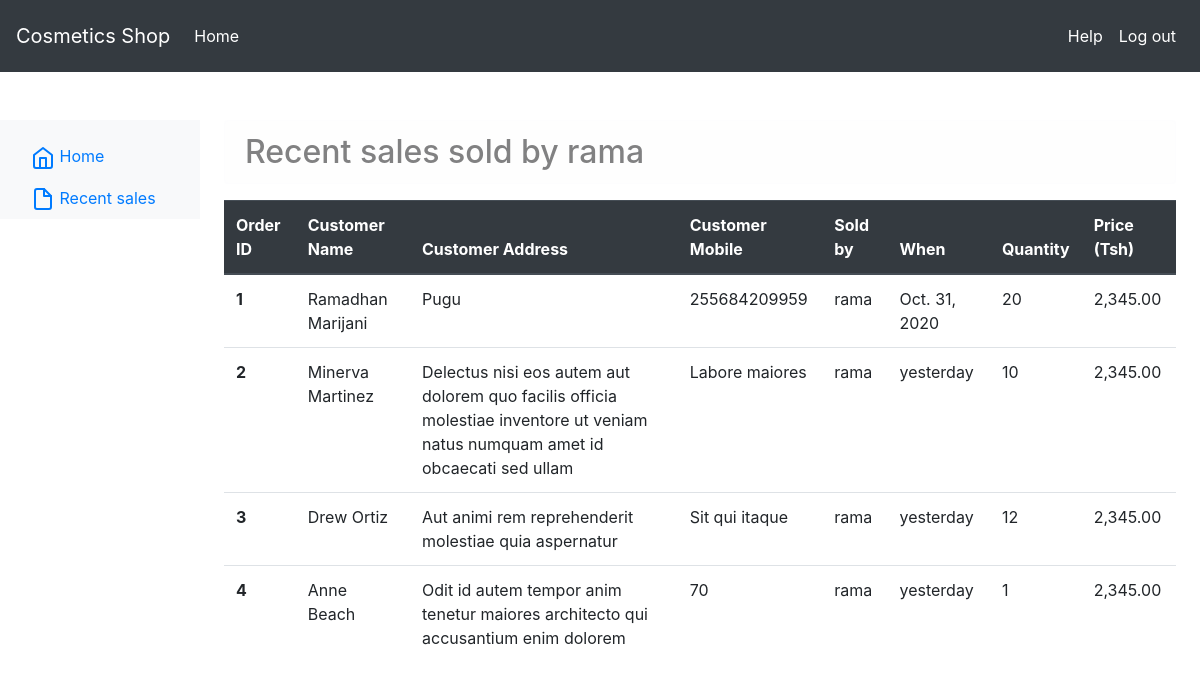
Before: /pos/recent/sales/ (signed in) with the older database file.
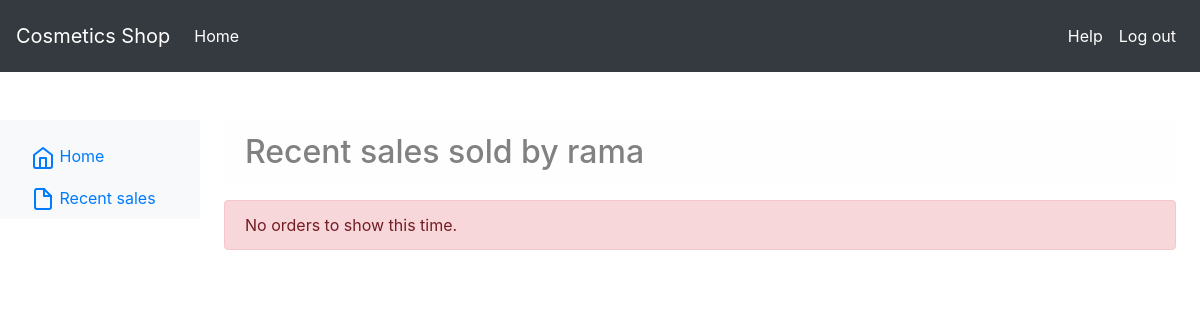
After: the same page with the newer database file.
### auths/models.py (models this page shows)
class User(AbstractUser):
    is_pos = models.BooleanField(default=False, blank=True, null=True)
    is_manager = models.BooleanField(default=False, blank=True, null=True)
    is_super_manager = models.BooleanField(default=False, blank=True, null=True)
    is_admin = models.BooleanField(default=False)

### orders/models.py (models this page shows, shortened)
class OrderItem(models.Model):
    order = models.ForeignKey(Order, related_name='items', on_delete=models.CASCADE)
    product = models.ForeignKey(Product, related_name='order_items', on_delete=models.CASCADE)
    price = models.DecimalField(max_digits=10, decimal_places=2)
    quantity = models.PositiveIntegerField(default=1)

class Order(models.Model):
    sold_by = models.ForeignKey(User, on_delete=models.DO_NOTHING, null=True, blank=True)
    first_name = models.CharField(_('first name'), max_length=50)
    last_name = models.CharField(_('last name'), max_length=50)
    mobile = models.PositiveIntegerField(max_length=10, blank=True, null=True)
    address = models.CharField(_('address'), max_length=250)
    created = models.DateTimeField(auto_now_add=True)
    updated = models.DateTimeField(auto_now=True)
    paid = models.BooleanField(default=False)
    class Meta:
        ordering = ('-created',)

### pos/views.py (the view)
# urls.py: path('recent/sales/', views.RecentOrdersView.as_view(), name='recent-sales')
class RecentOrdersView(generic.ListView):
    model = OrderItem
    template_name = 'pos/data/recent/list.html'
    def get_queryset(self):
        return OrderItem.objects.filter(order__sold_by__username=self.request.user.username)

### pos/templates/pos/data/recent/list.html (shortened to what this page needs)
{% extends 'pos/base.html' %}
{% load humanize %}
{% block ext %}
    {% block extra_css %}
    <link rel="stylesheet" href="https://cdnjs.cloudflare.com/ajax/libs/twitter-bootstrap/4.1.3/css/bootstrap.css">
    <link rel="stylesheet" href="https://cdn.datatables.net/1.10.21/css/dataTables.bootstrap4.min.css">
{% endblock %}
{% endblock %}
{% block main1 %}
<div class="alert alert-light h2">Recent sales sold by {{ user.username }}</div>
    {% if object_list %}
            <table class="table" id="shop_table">
  <thead class="thead-dark">
    <tr>
      <th scope="col">Order ID</th>
      <th scope="col">Customer Name</th>
      <th scope="col">Customer Address</th>
      <th scope="col">Customer Mobile</th>
      <th scope="col">Sold by</th>
      <th scope="col">When</th>
      <th scope="col">Quantity</th>
      <th scope="col">Price (Tsh)</th>
    </tr>
  </thead>
  <tbody>
  {% for res in orderitem_list %}
    <tr>
      <th scope="row">{{ res.id }}</th>
      <td>{{ res.order.first_name }} {{ res.order.last_name }}</td>
      <td>{{ res.order.address }}</td>
      <td>{{ res.order.mobile }}</td>
      <td>{{ res.order.sold_by }}</td>
      <td>{{ res.order.created|naturalday }}</td>
      <td>{{ res.quantity }}</td>
      <td>{{ res.price|intcomma }}</td>
    </tr>
  {% endfor %}
  </tbody>
</table>
    {% else %}
        <div class="alert alert-danger">No orders to show this time.</div>
    {% endif %}
{% endblock %}

### pos/templates/pos/base.html (shortened to what this page needs)
{% extends 'base.html' %}
{% load i18n %}
{% load static %}
{% block content %}
   <div class="container-fluid">
  <div class="row h-100">
    <nav id="sidebarMenu" class="col-md-2 col-lg-2 d-md-block bg-light sidebar position-fixed" style="">
      <div class="sidebar-sticky pt-3">
        <ul class="nav flex-column">
          <li class="nav-item">
            <a class="nav-link active" href="{% url 'pos:home' %}">
              Home <span class="sr-only">(current)</span>
            </a>
          </li>
          <li class="nav-item">
            <a class="nav-link" href="{% url 'pos:recent-sales' %}">
              Recent sales
            </a>
          </li>
        </ul>
      </div>
    </nav>
    <main role="main" class="col-md-9 ml-sm-auto col-lg-10 px-md-4">
    {% block main1 %}{% endblock %}
    </main>
  </div>
</div>
{% endblock %}

### templates/base.html (shortened to what this page needs)
{% load  static %}
<!DOCTYPE html>
<html lang="en">
<head>
    {% block ext %}
    {% endblock %}
    <link rel="stylesheet" href="https://stackpath.bootstrapcdn.com/bootstrap/4.5.0/css/bootstrap.min.css">
    <link rel="stylesheet" href="{% static 'master.css' %}">
    <link rel="stylesheet" href="https://use.fontawesome.com/releases/v5.8.2/css/all.css">
    <link rel="stylesheet" type="text/css" href="https://cdn.datatables.net/v/bs4/jq-3.3.1/dt-1.10.21/b-1.6.2/b-colvis-1.6.2/b-html5-1.6.2/b-print-1.6.2/fh-3.1.7/kt-2.5.2/r-2.2.5/sc-2.0.2/sp-1.1.1/sl-1.3.1/datatables.css"/>
</head>
<body class="d-flex-column h-100">
    {% include 'header.html' %}
    <main role="main" class="flex-shrink-0">
        {% block content %}
        {% endblock %}
    </main>
</body>
</html>

### templates/header.html (shortened to what this page needs)
<nav class="navbar navbar-expand-md navbar-dark position-sticky fixed-top bg-dark mb-5">
  <a class="navbar-brand" href="{% url 'homepage' %}">Cosmetics Shop</a>
  <div class="navbar-collapse collapse" id="navbarsExampleDefault" style="">
    <ul class="navbar-nav mr-auto">
      <li class="nav-item active">
        <a class="nav-link" href="{% url 'homepage' %}">Home <span class="sr-only">(current)</span></a>
      </li>
    </ul>
   <span class="navbar-text">
      <ul class="navbar-nav">
          <li class="nav-item active"><a class="nav-link" href="">Help</a></li>
          {% if user.is_authenticated %}
              <li class="nav-item active"><a class="nav-link" href="{% url 'logout' %}">Log out</a></li>
          {% else %}
              <li class="nav-item active"><a class="nav-link" href="{% url 'login' %}">Log in</a></li>
          {% endif %}
      </ul>
    </span>
  </div>
</nav>

Changed rows visible on the page:
removed OrderItem: id "1", order.first_name "Ramadhan", order.last_name "Marijani", order.address "Pugu", order.mobile "255684209959", order.sold_by "rama", order.created "Oct. 31, 2020", quantity "20", price "2,345.00"
removed OrderItem: id "2", order.first_name "Minerva", order.last_name "Martinez", order.address "Delectus nisi eos autem aut dolorem quo facilis officia molestiae inventore ut veniam natus numquam amet id obcaecati sed ullam", order.mobile "Labore maiores", order.sold_by "rama", order.created "yesterday", quantity "10", price "2,345.00"
removed OrderItem: id "3", order.first_name "Drew", order.last_name "Ortiz", order.address "Aut animi rem reprehenderit molestiae quia aspernatur", order.mobile "Sit qui itaque", order.sold_by "rama", order.created "yesterday", quantity "12", price "2,345.00"
removed OrderItem: id "4", order.first_name "Anne", order.last_name "Beach", order.address "Odit id autem tempor anim tenetur maiores architecto qui accusantium enim dolorem", order.mobile "70", order.sold_by "rama", order.created "yesterday", quantity "1", price "2,345.00"
Other visible differences:
text no longer shown: "Order ID Customer Name Customer Address Customer Mobile Sold by When Quantity Price (Tsh)"
text now shown: "No orders to show this time."
